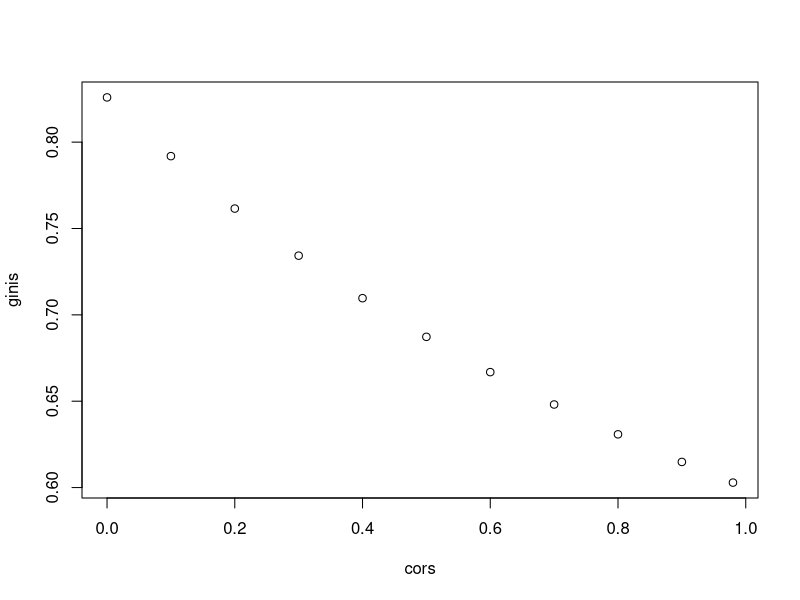
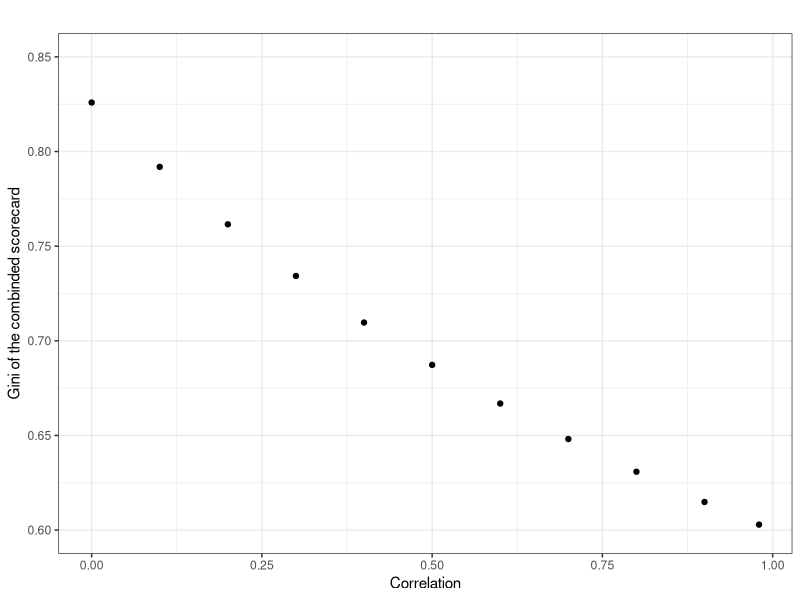
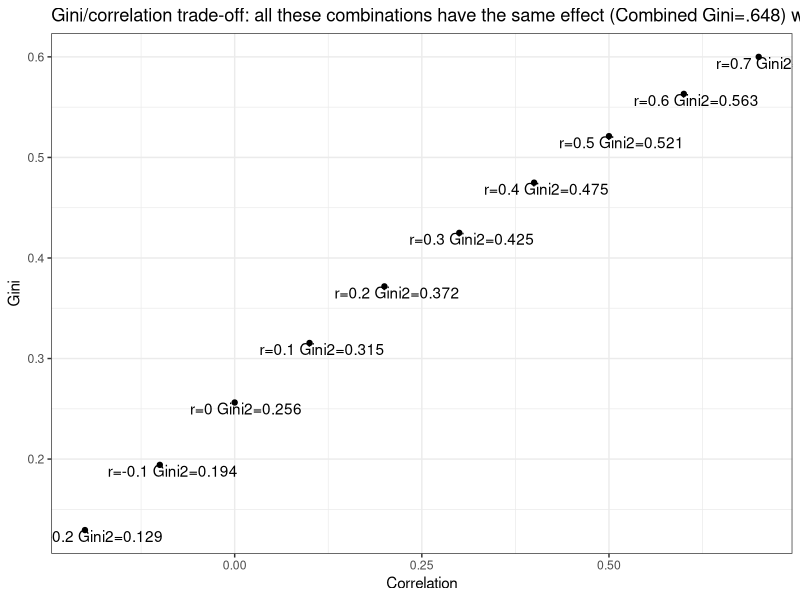

Reproduce these figures in R, in order.
ginic<-function(bc, gc){
  #function for gini when we have cumulative goods and bads vectors
  sum((gc[2:(length(gc))]-gc[1:(length(gc)-1)])*
        (bc[2:(length(bc))]+bc[1:(length(bc)-1)]))-1
} 

gini_crd<-function(rho=0.5, defrate=0.1, gran=10000) {
  #function translating rho into gini for a given defrate
  drates_i<-pnorm(qnorm(defrate), rho*(qnorm(1:(gran-1)/gran)),sqrt(1-rho^2))
  drates_2i<-(c(1, drates_i)+c(drates_i, 0))/2
  return(ginic(cumsum((drates_2i)/sum(drates_2i)), cumsum((1-drates_2i)/sum(1-drates_2i))))
}

gini_combine_calculator<-function(g1, g2, corr, defaultrate){
  #rho_s1
  phi_s1<-function(x){gini_crd(rho=x, defrate=defaultrate, gran=100000)-g1}
  rho_s1<-uniroot(phi_s1,lower=0,upper=1,tol = .Machine$double.eps)$root
  #rho_s2
  phi_s2<-function(x){gini_crd(rho=x, defrate=defaultrate, gran=100000)-g2}
  rho_s2<-uniroot(phi_s2,lower=0,upper=1,tol = .Machine$double.eps)$root
  
  (a_opt<-(corr*rho_s2-rho_s1)/(corr*rho_s1-rho_s2))
  corr_opt<-(a_opt*rho_s1+rho_s2)/sqrt(a_opt^2+2*a_opt*corr+1)
  g_result0<-gini_crd(corr_opt, defaultrate, gran=100000)
  g_result1<-if(a_opt<0 | a_opt>1000) {NaN} else {g_result0}
  return(c(new_gini=g_result1, 
           #new_gini_2=g_result0, 
           a_opt=a_opt, score_1_weight=a_opt/(1+a_opt), score_2_weight=1/(1+a_opt), 
           rho1=rho_s1, rho2=rho_s2, new_corr=corr_opt))
}

gini_combine_calculator(.6, .4, .1, .04)

# generate the simulated data (... many ways..., assume multivariate distribution)
# build the logistic regression on the two scorecards and compare with the calculator

library(ggrepel)

cors<-c((0:9)/10, .98)
ginic4<-function(x){gini_combine_calculator(.6,.6,x,.1)[1]}
ginic4<-Vectorize(ginic4)
ginis<-ginic4(cors)
plot(cors, ginis)
library(ggplot2)
ggplot(data.frame(cors, ginis), aes(x=cors, y=ginis)) + 
  geom_point() +
#  geom_text_repel(label=paste0('r=', round(cors,2), ' Gini=', round(ginis,3)), hjust=0.4, vjust=1) +
  xlab("Correlation") + ylab("Gini of the combinded scorecard") + ggtitle("") + ylim(c(.6, .85)) + theme_bw()


(target1<-unname(gini_combine_calculator(.6, .6, .7, .1)[1]))
ginis1<-c(.6)
corrs1<-c(.7)

for (i in c(.6,.5,.4,.3,.2,.1, 0, -.1, -.2)){
corrs1[length(corrs1)+1]<-i
search1<-function(x){gini_combine_calculator(.6, x, corrs1[length(corrs1)], .1)[1]-target1}
ginis1[length(ginis1)+1]<-uniroot(search1,lower=ginis1[length(ginis1)]-.1,upper=ginis1[length(ginis1)],tol = .Machine$double.eps)$root
}

df<-data.frame(corrs1, ginis1)
library(ggplot2)
ggplot(df, aes(x=corrs1, y=ginis1)) + geom_point() +
  geom_text(label=paste0('r=', round(corrs1,2), ' Gini2=', round(ginis1,3)), hjust=0.4, vjust=1)+
  xlab("Correlation") + ylab("Gini") + ggtitle("Gini/correlation trade-off: all these combinations have the same effect (Combined Gini=.648) when combining with a scorecard of Gini1=.6") +
  theme_bw()

#View(df)
#plot(df)

#saul new
# Sample	N	Region	AUC_Bureau	AUC_Psych	AUC_Combined	Bad_Rate	r_Bureau_Psych	rho_Bureau_Psych
# 1	4166	S. America	0,678	0,664	0,729	4,25%	0,099	0,092
# 2	721	S. America	0,694	0,727	0,784	4,85%	0,104	0,088
# 3	1306	Europe	0,642	0,627	0,688	16,77%	0,142	0,135
# 4	3236	S. America	0,715	0,642	0,741	17,27%	0,135	0,129

# gini_from_auc<-function(x){(x-.5)*2}

#which is which

# # 1	4166	S. America	0,678	0,664	0,729	4,25%	0,099	0,092
# 
# #case 1
# (gini1<-gini_from_auc(.678))
# (gini2<-gini_from_auc(.664))
# (gini3<-gini_from_auc(.729))
# (res<-gini_combine_calculator(gini1, gini2, 0.099, .0425))
# res[1]/2+.5
# (res<-gini_combine_calculator(gini1, gini2, 0.092, .0425))
# res[1]/2+.5
# 
# # 2	721	S. America	0,694	0,727	0,784	4,85%	0,104	0,088
# 
# #case 3
# (gini1<-gini_from_auc(.694))
# (gini2<-gini_from_auc(.727))
# (res<-gini_combine_calculator(gini1, gini2, 0.104, .0485))
# res[1]/2+.5
# (res<-gini_combine_calculator(gini1, gini2, 0.088, .0485))
# res[1]/2+.5
# 
# # 3	1306	Europe	0,642	0,627	0,688	16,77%	0,142	0,135
# 
# #case 3
# (gini1<-gini_from_auc(.642))
# (gini2<-gini_from_auc(.627))
# (res<-gini_combine_calculator(gini1, gini2, 0.142, .1677))
# res[1]/2+.5
# (res<-gini_combine_calculator(gini1, gini2, 0.135, .1677))
# res[1]/2+.5
# 
# # 4	3236	S. America	0,715	0,642	0,741	17,27%	0,135	0,129
# 
# (gini1<-gini_from_auc(.715))
# (gini2<-gini_from_auc(.642))
# (res<-gini_combine_calculator(gini1, gini2, 0.135, .1727))
# res[1]/2+.5
# (res<-gini_combine_calculator(gini1, gini2, 0.129, .1727))
# res[1]/2+.5



